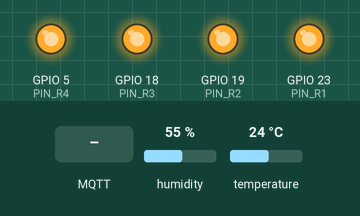
The sketch below on a simulated ESP32. Parts: output pins drawn as LEDs (lit = HIGH). Inputs (shaded band) come from the test bench; at power-on: humidity 55 %, temperature 24 °C. WiFi joins after 1.5 s; servers stay silent unless stated; no MQTT or app messages arrive unless stated; what the sketch prints to the serial monitor is not drawn.

Above: at 5.1 s.
5.2 s: MQTT message "ON" arrives on the first subscribed topic
At 5.8 s:
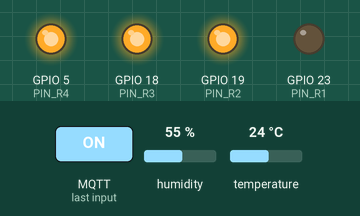
6.7 s: MQTT message "ON" arrives on the second subscribed topic
At 7.0 s:
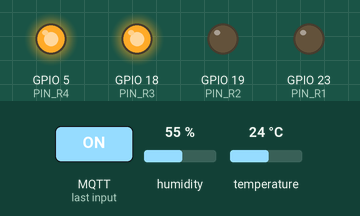
8.2 s: MQTT message "0" arrives on the first subscribed topic
At 9.4 s:
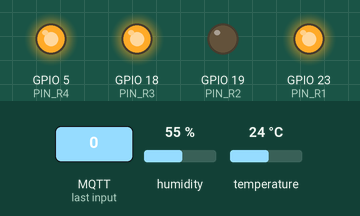
9.7 s: MQTT message "ON" arrives on the third subscribed topic
At 10.5 s:
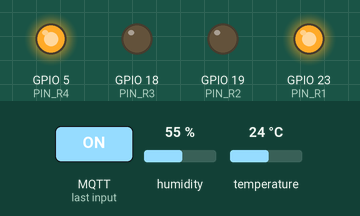
11.2 s: MQTT message "STOP" arrives on the second subscribed topic
At 11.6 s:
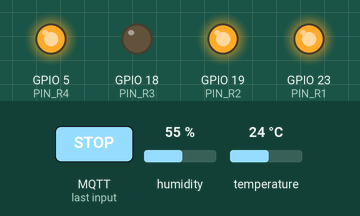
12.7 s: MQTT message "0" arrives on the third subscribed topic
At 14.0 s:
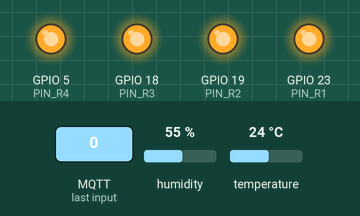
Timing chart, 0 to 15.2 s (numbered marks = the images above; inputs shaded):
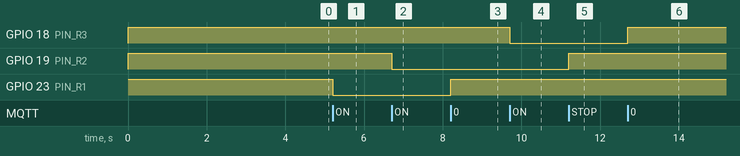

The sketch:

mqttiot.ino
```cpp
#define MQTT_MAX_PACKET_SIZE 512

#include <WiFi.h>
#include <WiFiClientSecure.h>
#include <PubSubClient.h>
#include <DHT.h>

// ──────────────────────────────────────────────────────────────
//  WIFI
// ──────────────────────────────────────────────────────────────
#define WIFI_SSID  "oths"
#define WIFI_PASS  "12345678"

// ──────────────────────────────────────────────────────────────
//  PIN
// ──────────────────────────────────────────────────────────────
#define PIN_DHT  4
#define PIN_R1   23
#define PIN_R2   19
#define PIN_R3   18
#define PIN_R4   5

const uint8_t RELAY[4] = { PIN_R1, PIN_R2, PIN_R3, PIN_R4 };
#define R_ON  LOW
#define R_OFF HIGH

// ──────────────────────────────────────────────────────────────
//  DEFINISI BROKER (semua TLS port 8883)
// ──────────────────────────────────────────────────────────────
struct BrokerConfig {
  const char* label;
  const char* host;
  const char* clientId;
  const char* user;
  const char* pass;
};

const BrokerConfig BROKERS[3] = {
  {
    "Ably",
    "mqtt.ably.io",
    "ESP32_Home_01",
    "ZyRtEA.EIl0MA",
    "jN4OHGaVHf2rbXzVYZGSmdfwWQJq7LBrvmP1H_0xkVM"
  },
  {
    "Cedalo",
    "pf-ja6x4lxt1nt3206ohn7w.cedalo.cloud",
    "Esp",
    "Esp",
    "s"
  },
  {
    "CloudAMQP",
    "kingfisher.lmq.cloudamqp.com",
    "AMQPWeb",
    "jkhntckb:jkhntckb",
    "kvIQg8q622zZOqLhpTgo_v5M0nB8orRa"
  }
};

#define BROKER_PORT 8883

// ──────────────────────────────────────────────────────────────
//  TOPIK
// ──────────────────────────────────────────────────────────────
#define T_R1      "kontrol/relay1"
#define T_R2      "kontrol/relay2"
#define T_R3      "kontrol/relay3"
#define T_R4      "kontrol/relay4"
#define T_VAR     "kontrol/variasi"
#define T_BROKER  "kontrol/broker"
#define T_SUHU    "sensor/suhu"
#define T_HUMID   "sensor/kelembaban"

// ──────────────────────────────────────────────────────────────
//  KONSTANTA
// ──────────────────────────────────────────────────────────────
#define VARIASI_JEDA_MS  50
#define SENSOR_MS        5000

// ──────────────────────────────────────────────────────────────
//  OBJEK (semua TLS → pakai WiFiClientSecure)
// ──────────────────────────────────────────────────────────────
WiFiClientSecure  net;
PubSubClient      mqtt(net);
DHT               dht(PIN_DHT, DHT11);

// ──────────────────────────────────────────────────────────────
//  STATE
// ──────────────────────────────────────────────────────────────
int           brokerIdx       = 0;
bool          brokerSwitch    = false;
int           brokerSwitchTo  = 0;

int           variasiMode     = 0;
int           variasiStep     = 0;
unsigned long variasiLastTick = 0;
unsigned long waktuSensorLast = 0;

// ──────────────────────────────────────────────────────────────
//  WIFI
// ──────────────────────────────────────────────────────────────
void wifiConnect() {
  if (WiFi.status() == WL_CONNECTED) return;
  Serial.printf("\n[WiFi] Konek ke %s", WIFI_SSID);
  WiFi.mode(WIFI_STA);
  WiFi.begin(WIFI_SSID, WIFI_PASS);
  unsigned long t = millis();
  while (WiFi.status() != WL_CONNECTED) {
    if (millis() - t > 15000) { Serial.println(" TIMEOUT → restart"); ESP.restart(); }
    delay(400); Serial.print(".");
  }
  Serial.printf("\n[WiFi] OK · IP %s\n", WiFi.localIP().toString().c_str());
}

// ──────────────────────────────────────────────────────────────
//  RELAY
// ──────────────────────────────────────────────────────────────
void semuaOff() {
  for (int i = 0; i < 4; i++) digitalWrite(RELAY[i], R_OFF);
}

void nyalakanRelay(int idx, bool on) {
  if (idx < 0 || idx > 3) return;
  digitalWrite(RELAY[idx], on ? R_ON : R_OFF);
  Serial.printf("[Relay %d] %s\n", idx + 1, on ? "ON" : "OFF");
}

// ──────────────────────────────────────────────────────────────
//  VARIASI
// ──────────────────────────────────────────────────────────────
void tickVariasi() {
  if (variasiMode == 0) return;
  if (millis() - variasiLastTick < VARIASI_JEDA_MS) return;
  variasiLastTick = millis();
  semuaOff();
  int idx = (variasiMode == 1) ? (variasiStep % 4) : (3 - variasiStep % 4);
  digitalWrite(RELAY[idx], R_ON);
  variasiStep++;
}

// ──────────────────────────────────────────────────────────────
//  SUBSCRIBE
// ──────────────────────────────────────────────────────────────
void subscribeAll() {
  mqtt.subscribe(T_R1);
  mqtt.subscribe(T_R2);
  mqtt.subscribe(T_R3);
  mqtt.subscribe(T_R4);
  mqtt.subscribe(T_VAR);
  mqtt.subscribe(T_BROKER);
  Serial.println("[MQTT] Subscribe OK");
}

// ──────────────────────────────────────────────────────────────
//  GANTI BROKER
// ──────────────────────────────────────────────────────────────
void applyBrokerSwitch(int target) {
  if (target < 0 || target > 2) return;

  Serial.printf("\n[Broker] Beralih → %s\n", BROKERS[target].label);

  if (mqtt.connected()) mqtt.disconnect();
  delay(300);

  brokerIdx = target;
  const BrokerConfig& b = BROKERS[brokerIdx];

  net.setInsecure();
  mqtt.setServer(b.host, BROKER_PORT);

  Serial.printf("[MQTT] Konek ke %s:%d ... ", b.host, BROKER_PORT);
  if (mqtt.connect(b.clientId, b.user, b.pass)) {
    Serial.println("BERHASIL");
    subscribeAll();
  } else {
    Serial.printf("GAGAL rc=%d\n", mqtt.state());
  }
}

// ──────────────────────────────────────────────────────────────
//  RECONNECT
// ──────────────────────────────────────────────────────────────
void mqttReconnect() {
  const BrokerConfig& b = BROKERS[brokerIdx];
  Serial.printf("[MQTT] Reconnect %s ... ", b.label);
  net.setInsecure();
  if (mqtt.connect(b.clientId, b.user, b.pass)) {
    Serial.println("OK");
    subscribeAll();
  } else {
    Serial.printf("GAGAL rc=%d · retry 5s\n", mqtt.state());
    delay(5000);
  }
}

// ──────────────────────────────────────────────────────────────
//  MQTT CALLBACK
// ──────────────────────────────────────────────────────────────
void onMessage(char* topic, byte* data, unsigned int len) {
  char buf[64] = {};
  len = min(len, (unsigned int)63);
  memcpy(buf, data, len);
  int a = 0, b = (int)strlen(buf) - 1;
  while (a <= b && buf[a] <= ' ') a++;
  while (b >= a && buf[b] <= ' ') b--;
  String msg = String(buf).substring(a, b + 1);

  Serial.printf("[RX] %-22s → %s\n", topic, msg.c_str());

  // ── Ganti broker ─────────────────────────────────────────
  if (strcmp(topic, T_BROKER) == 0) {
    if (msg == "0" || msg == "1" || msg == "2") {
      brokerSwitchTo = msg.toInt();
      brokerSwitch   = true;
      Serial.printf("[Broker] Dijadwalkan → %s\n", BROKERS[brokerSwitchTo].label);
    } else {
      Serial.println("[Broker] Payload tidak valid. Kirim: 0 / 1 / 2");
    }
    return;
  }

  // ── Mode variasi ──────────────────────────────────────────
  if (strcmp(topic, T_VAR) == 0) {
    if (msg == "1" || msg == "2") {
      variasiMode = msg.toInt(); variasiStep = 0; variasiLastTick = 0;
      Serial.printf("[Variasi] Mode %d aktif\n", variasiMode);
    } else if (msg == "STOP") {
      variasiMode = 0; variasiStep = 0; semuaOff();
      Serial.println("[Variasi] Berhenti");
    }
    return;
  }

  // ── Kontrol relay manual ──────────────────────────────────
  if (variasiMode != 0) {
    Serial.println("[Info] Variasi aktif. Kirim STOP dulu.");
    return;
  }
  bool on = (msg == "ON");
  if      (strcmp(topic, T_R1) == 0) nyalakanRelay(0, on);
  else if (strcmp(topic, T_R2) == 0) nyalakanRelay(1, on);
  else if (strcmp(topic, T_R3) == 0) nyalakanRelay(2, on);
  else if (strcmp(topic, T_R4) == 0) nyalakanRelay(3, on);
}

// ──────────────────────────────────────────────────────────────
//  SENSOR
// ──────────────────────────────────────────────────────────────
void publishSensor() {
  float suhu  = dht.readTemperature();
  float humid = dht.readHumidity();
  if (isnan(suhu) || isnan(humid)) {
    Serial.println("[DHT11] Gagal baca!");
    return;
  }
  char buf[16];
  dtostrf(suhu,  4, 1, buf); mqtt.publish(T_SUHU,  buf);
  dtostrf(humid, 4, 1, buf); mqtt.publish(T_HUMID, buf);
  Serial.printf("[DHT11] %.1f°C | %.1f%%\n", suhu, humid);
}

// ──────────────────────────────────────────────────────────────
//  SETUP
// ──────────────────────────────────────────────────────────────
void setup() {
  Serial.begin(115200);

  for (int i = 0; i < 4; i++) {
    pinMode(RELAY[i], OUTPUT);
    digitalWrite(RELAY[i], R_OFF);
  }

  dht.begin();
  wifiConnect();

  mqtt.setCallback(onMessage);
  mqtt.setKeepAlive(60);
  mqtt.setBufferSize(512);

  applyBrokerSwitch(0);

  delay(2000);
  publishSensor();
  waktuSensorLast = millis();

  Serial.printf("\n[Ready] Broker: %s · Port: %d\n", BROKERS[brokerIdx].label, BROKER_PORT);
  Serial.println("[Info] kontrol/broker → 0=Ably | 1=Cedalo | 2=CloudAMQP");
}

// ──────────────────────────────────────────────────────────────
//  LOOP
// ──────────────────────────────────────────────────────────────
void loop() {
  if (WiFi.status() != WL_CONNECTED) wifiConnect();

  if (brokerSwitch) {
    brokerSwitch = false;
    applyBrokerSwitch(brokerSwitchTo);
  }

  if (!mqtt.connected()) mqttReconnect();

  mqtt.loop();
  tickVariasi();

  if (millis() - waktuSensorLast >= SENSOR_MS) {
    waktuSensorLast = millis();
    publishSensor();
  }
}
```

Measured:
- after the input at 5.2 s, GPIO 23 (PIN_R1): HIGH → LOW at once
- after the input at 6.7 s, GPIO 19 (PIN_R2): HIGH → LOW at once
- after the input at 8.2 s, GPIO 23 (PIN_R1): LOW → HIGH at once
- after the input at 9.7 s, GPIO 18 (PIN_R3): HIGH → LOW at once
- after the input at 11.2 s, GPIO 19 (PIN_R2): LOW → HIGH at once
- after the input at 12.7 s, GPIO 18 (PIN_R3): LOW → HIGH at once
